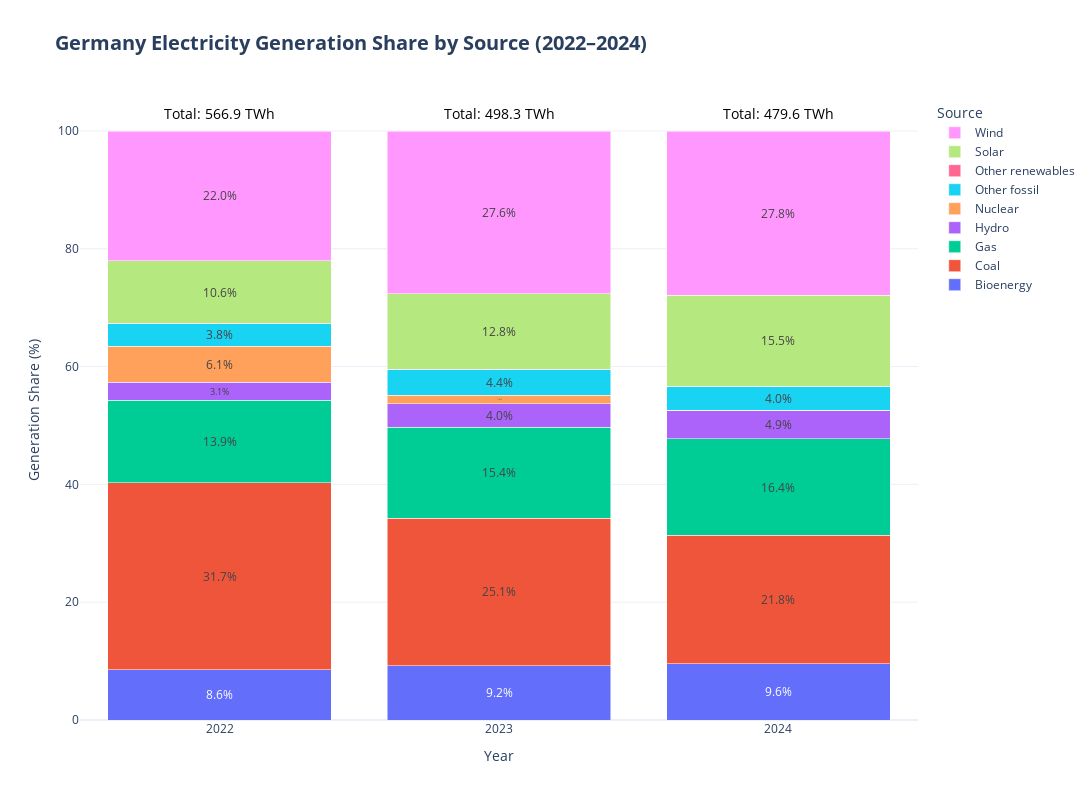

Here is the notebook cell this chart was saved with:
### Markdown cell above
## Plot 1 - Bar plot of electricity generation share by source for germany from 2022 to 2024

### Code cell
plot_electricity_gen_share(df, "Germany", save_as_html=True)

### Figure 1 — Plotly figure (JSON) as saved in the notebook; plotly's stock layout.template omitted (floating-point values rounded to 4 significant figures)
{"data": [{"insidetextanchor": "middle", "name": "Bioenergy", "text": ["8.6%", "9.2%", "9.6%"], "textposition": "inside", "type": "bar", "x": [2022, 2023, 2024], "y": [8.57, 9.21, 9.58]}, {"insidetextanchor": "middle", "name": "Coal", "text": ["31.7%", "25.1%", "21.8%"], "textposition": "inside", "type": "bar", "x": [2022, 2023, 2024], "y": [31.74, 25.08, 21.78]}, {"insidetextanchor": "middle", "name": "Gas", "text": ["13.9%", "15.4%", "16.4%"], "textposition": "inside", "type": "bar", "x": [2022, 2023, 2024], "y": [13.94, 15.38, 16.35]}, {"insidetextanchor": "middle", "name": "Hydro", "text": ["3.1%", "4.0%", "4.9%"], "textposition": "inside", "type": "bar", "x": [2022, 2023, 2024], "y": [3.11, 3.99, 4.89]}, {"insidetextanchor": "middle", "name": "Nuclear", "text": ["6.1%", "1.4%", "0.0%"], "textposition": "inside", "type": "bar", "x": [2022, 2023, 2024], "y": [6.12, 1.45, 0.0]}, {"insidetextanchor": "middle", "name": "Other fossil", "text": ["3.8%", "4.4%", "4.0%"], "textposition": "inside", "type": "bar", "x": [2022, 2023, 2024], "y": [3.82, 4.43, 4.05]}, {"insidetextanchor": "middle", "name": "Other renewables", "text": ["0.0%", "0.0%", "0.0%"], "textposition": "inside", "type": "bar", "x": [2022, 2023, 2024], "y": [0.04, 0.04, 0.04]}, {"insidetextanchor": "middle", "name": "Solar", "text": ["10.6%", "12.8%", "15.5%"], "textposition": "inside", "type": "bar", "x": [2022, 2023, 2024], "y": [10.64, 12.82, 15.46]}, {"insidetextanchor": "middle", "name": "Wind", "text": ["22.0%", "27.6%", "27.8%"], "textposition": "inside", "type": "bar", "x": [2022, 2023, 2024], "y": [22.02, 27.6, 27.85]}], "layout": {"annotations": [{"align": "center", "font": {"color": "black", "size": 14}, "showarrow": false, "text": "Total: 566.9 TWh", "x": 2022, "y": 103.0}, {"align": "center", "font": {"color": "black", "size": 14}, "showarrow": false, "text": "Total: 498.3 TWh", "x": 2023, "y": 103}, {"align": "center", "font": {"color": "black", "size": 14}, "showarrow": false, "text": "Total: 479.6 TWh", "x": 2024, "y": 103}], "barmode": "stack", "height": 800, "legend": {"title": {"text": "Source"}}, "title": {"font": {"size": 20}, "text": "<b>Germany Electricity Generation Share by Source (2022–2024)</b>"}, "width": 1200, "xaxis": {"tickmode": "array", "ticktext": ["2022", "2023", "2024"], "tickvals": [2022, 2023, 2024], "title": {"text": "Year"}}, "yaxis": {"title": {"text": "Generation Share (%)"}}}}
